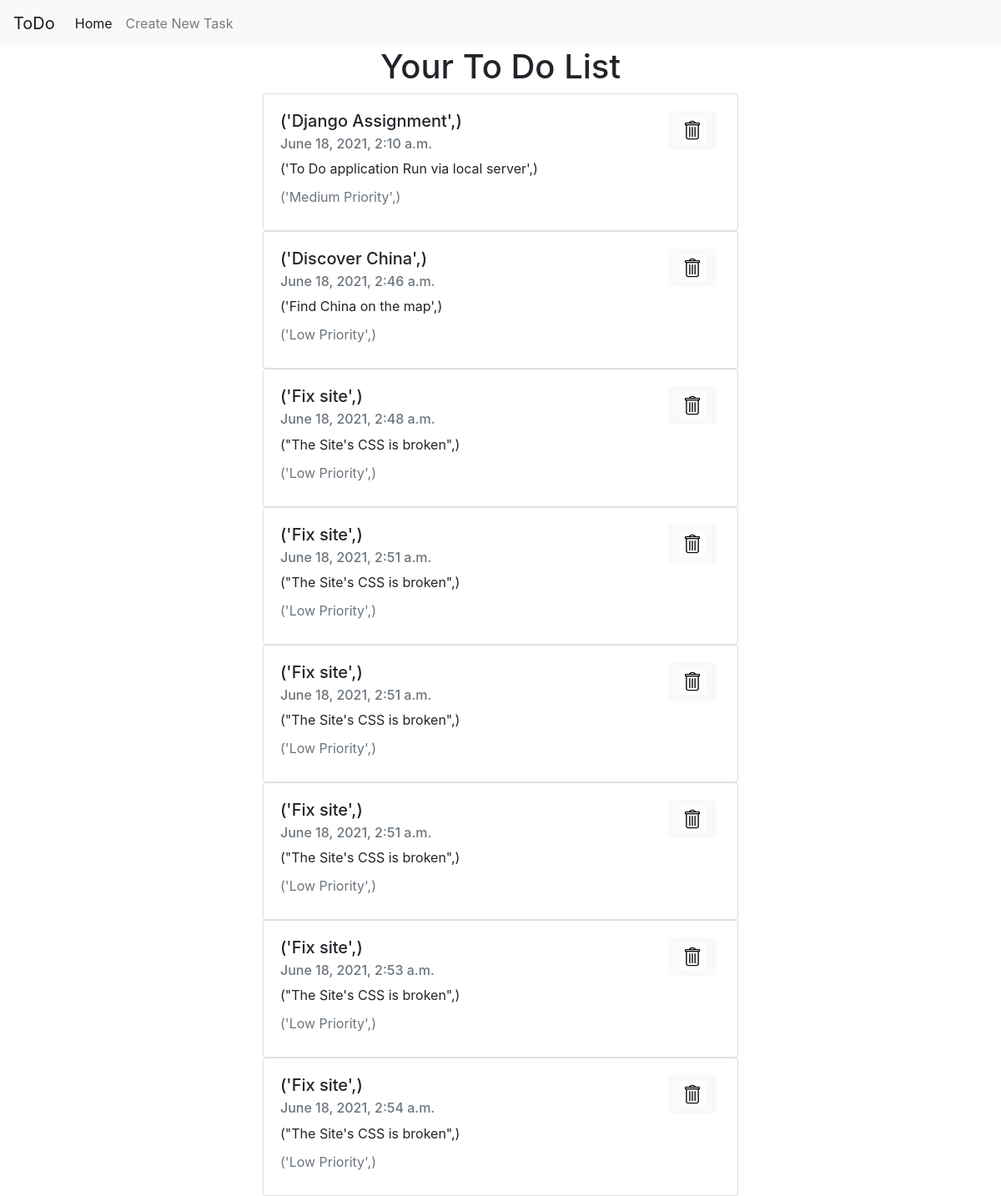
/index, run on the app's committed database.
### myapp/models.py (models this page shows)
class ToDo(models.Model):
    task = models.CharField(max_length = 255)
    description = models.TextField()
    priority = models.TextField()
    created_at = models.DateTimeField(auto_now_add = True , null = True)

### myapp/views.py (the view)
# urls.py: path('index', views.index , name='index'),
def index(request):
    mydictionary = {
        "alltodos" : ToDo.objects.all()
    }
    return render(request, 'index.html' ,context = mydictionary)

### templates/index.html (shortened to what this page needs)
<!DOCTYPE html>
<html lang="en">
<head>
  <link rel="stylesheet" href="https://maxcdn.bootstrapcdn.com/bootstrap/4.0.0/css/bootstrap.min.css"
 />
</head>
<body>
{% load static %}
  <nav class="navbar navbar-expand-lg navbar-light bg-light">
    <a class="navbar-brand" href="index">ToDo</a>
    <div class="collapse navbar-collapse" id="navbarSupportedContent">
      <ul class="navbar-nav mr-auto">
        <li class="nav-item active">
          <a class="nav-link" href="index">Home </a>
        </li>
        <li class="nav-item">
          <a class="nav-link" href="create">Create New Task</a>
        </li>
      </ul>
    </div>
  </nav>
  {% block content %}
  <div class = "container-fluid" name = "ToDocontainer">
  <h1 class = "text-center">Your To Do List</h1>
  {% for todo in alltodos %}
  <div class = "row">
    <div class = "col-md-6" style = "margin:0 auto;">
      <div class="card containter-fluid" >
        <div class="card-body">
          <div class = "row">
            <div class = "col-md-10" >
              <h5 class="card-title">{{todo.task}}</h5>
              <h6 class="card-subtitle mb-2 text-muted">{{todo.created_at}}</h6>
              <p class="card-text">{{todo.description}}</p>
              <p class="card-subtitle mb-2 text-muted">{{todo.priority}}</p>
            </div>
            <div class = "col-md-2">
              <button class = "btn btn-light">
              <img src = {%static 'trashcanicon.png' %} style = "width:2rem ; height:2rem">
              </button>
            </div>
          </div>
        </div>
      </div>
    </div>
  </div>
  {% endfor %}
  </div>
  {% endblock %}
</body>
</html>

### templates/index.html (style rules this page uses)
.text-center { text-allign : center; }
.container-fluid { text-allign : center; }

### data on the page
ToDo: task "('Django Assignment',)", created_at "June 18, 2021, 2:10 a.m.", description "('To Do application Run via local server',)", priority "('Medium Priority',)"
ToDo: task "('Discover China',)", created_at "June 18, 2021, 2:46 a.m.", description "('Find China on the map',)", priority "('Low Priority',)"
ToDo: task "('Fix site',)", created_at "June 18, 2021, 2:48 a.m.", description "(\"The Site's CSS is broken\",)", priority "('Low Priority',)"
ToDo: task "('Fix site',)", created_at "June 18, 2021, 2:51 a.m.", description "(\"The Site's CSS is broken\",)", priority "('Low Priority',)"
ToDo: task "('Fix site',)", created_at "June 18, 2021, 2:51 a.m.", description "(\"The Site's CSS is broken\",)", priority "('Low Priority',)"
ToDo: task "('Fix site',)", created_at "June 18, 2021, 2:51 a.m.", description "(\"The Site's CSS is broken\",)", priority "('Low Priority',)"
ToDo: task "('Fix site',)", created_at "June 18, 2021, 2:53 a.m.", description "(\"The Site's CSS is broken\",)", priority "('Low Priority',)"
ToDo: task "('Fix site',)", created_at "June 18, 2021, 2:54 a.m.", description "(\"The Site's CSS is broken\",)", priority "('Low Priority',)"
